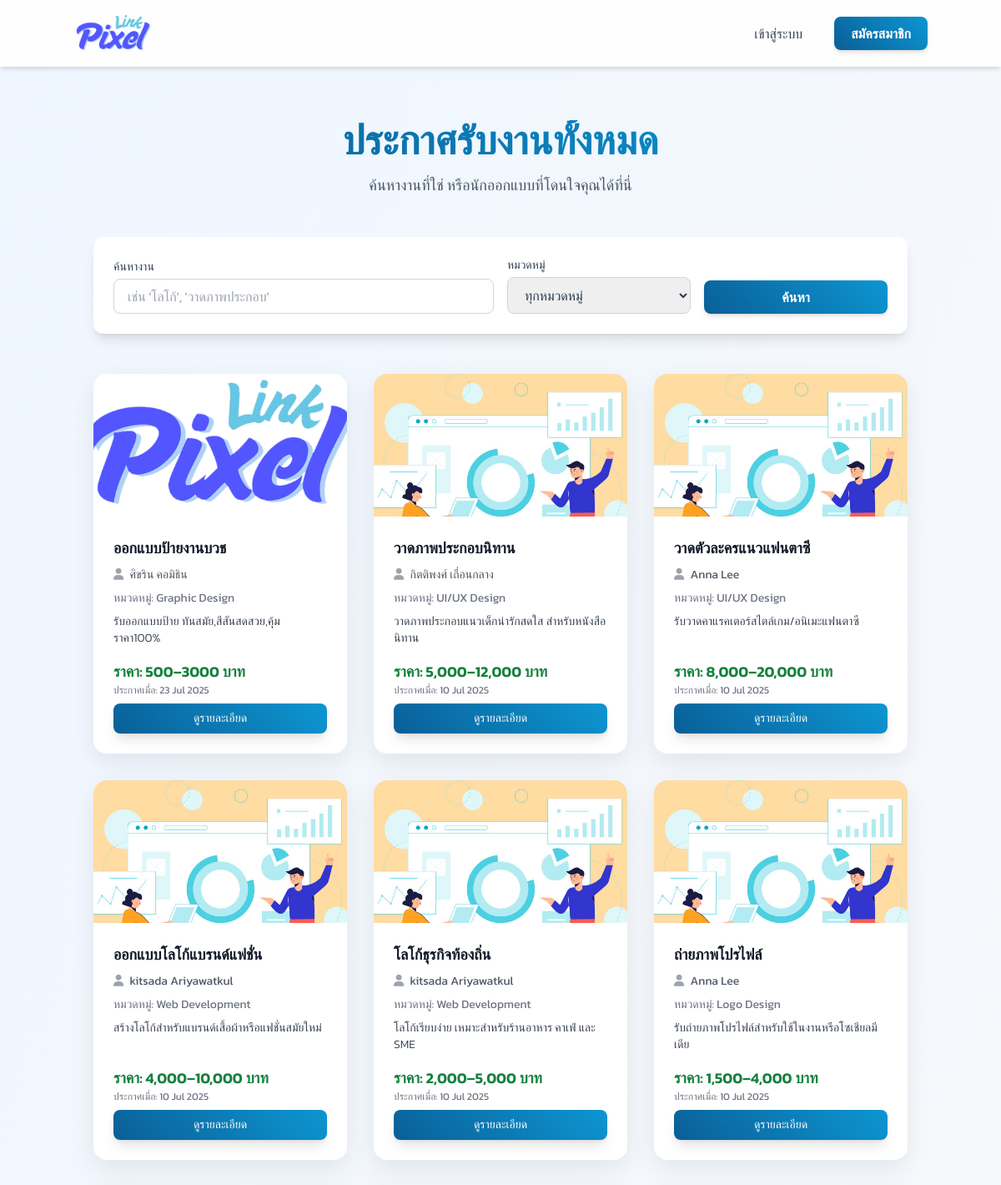
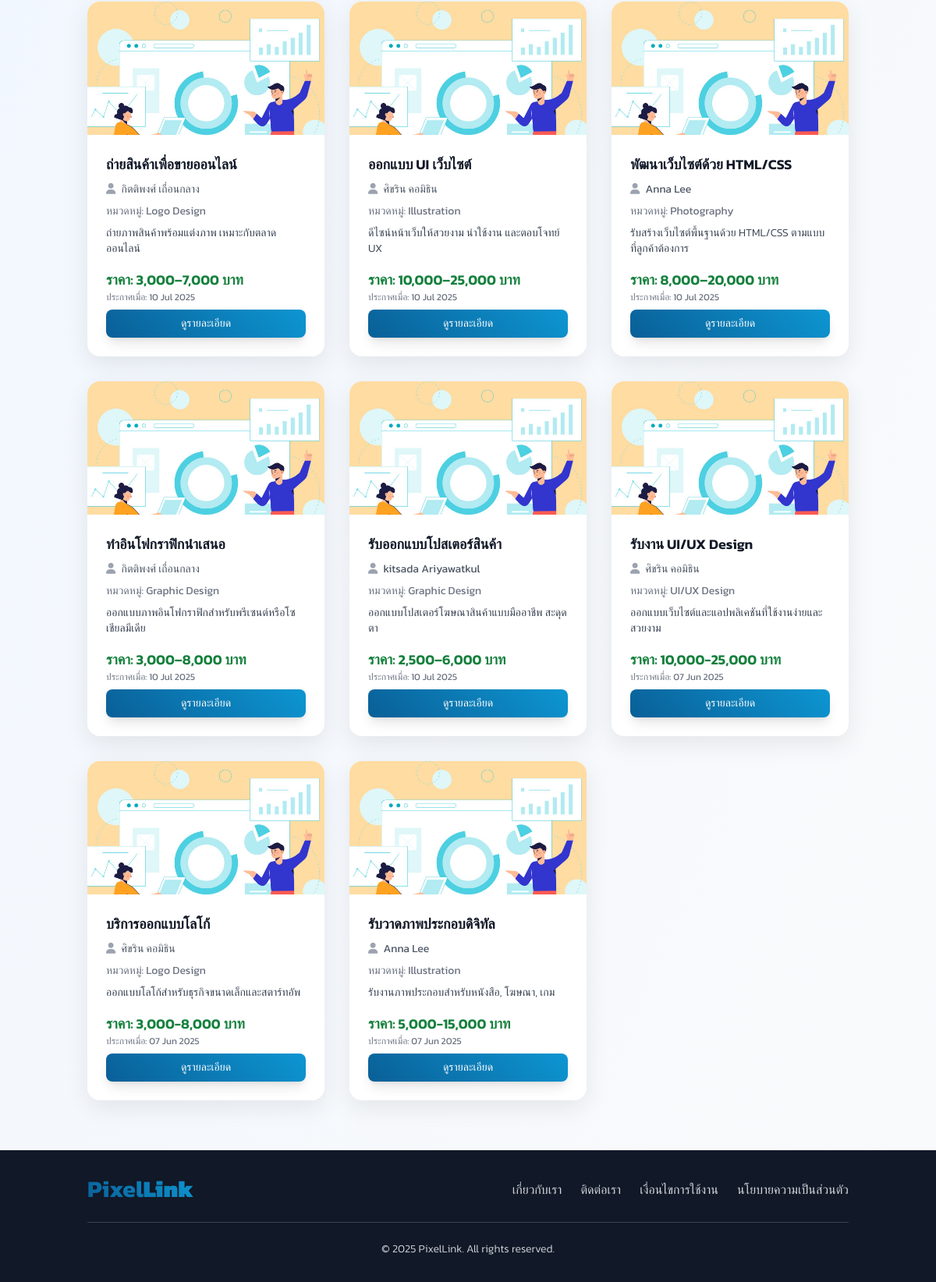
Page /job_listings.php on the committed database (2 pictures, top to bottom).
### tables this page shows
CREATE TABLE `job_postings` (
  `post_id` int(11) NOT NULL,
  `designer_id` int(11) NOT NULL,
  `title` varchar(255) NOT NULL,
  `description` text DEFAULT NULL,
  `category_id` int(11) DEFAULT NULL,
  `price_range` varchar(100) DEFAULT NULL,
  `posted_date` timestamp NOT NULL DEFAULT current_timestamp(),
  `status` enum('active','inactive','completed') DEFAULT 'active',
  `client_id` int(11) NOT NULL,
  `main_image_id` int(11) DEFAULT NULL
);

CREATE TABLE `uploaded_files` (
  `file_id` int(11) NOT NULL,
  `contract_id` int(11) DEFAULT NULL,
  `job_post_id` int(11) DEFAULT NULL,
  `uploader_id` int(11) NOT NULL,
  `file_name` varchar(255) NOT NULL,
  `file_path` varchar(255) NOT NULL,
  `uploaded_at` timestamp NOT NULL DEFAULT current_timestamp(),
  `file_size` int(11) DEFAULT NULL,
  `uploaded_by_user_id` int(11) DEFAULT NULL,
  `file_type` varchar(255) DEFAULT NULL,
  `uploaded_date` datetime DEFAULT NULL
);

CREATE TABLE `users` (
  `user_id` int(11) NOT NULL,
  `username` varchar(50) NOT NULL,
  `password` varchar(255) NOT NULL,
  `email` varchar(100) NOT NULL,
  `first_name` varchar(100) NOT NULL,
  `last_name` varchar(100) NOT NULL,
  `phone_number` varchar(20) NOT NULL,
  `user_type` enum('admin','designer','client') NOT NULL,
  `registration_date` timestamp NOT NULL DEFAULT current_timestamp(),
  `is_approved` tinyint(1) DEFAULT 0,
  `last_activity` datetime DEFAULT NULL,
  `is_active` tinyint(1) DEFAULT 1,
  `last_login` timestamp NULL DEFAULT NULL
);

CREATE TABLE `job_categories` (
  `category_id` int(11) NOT NULL,
  `category_name` varchar(100) NOT NULL
);

### job_listings.php (the view, shortened to what this page needs)
<?php
$servername = "localhost";
$username = "root";
$password = "";
$dbname = "pixellink";
$condb = new mysqli($servername, $username, $password, $dbname);
$condb->set_charset("utf8mb4");
$loggedInUserName = $_SESSION['full_name'] ?? $_SESSION['username'] ?? 'Designer';
$search_keyword = $_GET['search'] ?? '';
$type = $_GET['type'] ?? 'postings';
$jobs = [];
if ($type === 'postings') {
    $page_title = "ประกาศรับงานทั้งหมด";
    $sql = "SELECT
                jp.post_id AS id,
                jp.title,
                jp.description,
                jp.price_range,
                jp.posted_date,
                'posting' AS type,
                u.first_name,
                u.last_name,
                jc.category_name,
                uf.file_path AS job_image_path
            FROM job_postings AS jp
            JOIN users AS u ON jp.designer_id = u.user_id
            LEFT JOIN job_categories AS jc ON jp.category_id = jc.category_id
            LEFT JOIN uploaded_files AS uf ON jp.main_image_id = uf.file_id
            WHERE jp.status = 'active'";
    $sql .= " ORDER BY jp.posted_date DESC";
}
$stmt = $condb->prepare($sql);
if ($stmt) {
    $stmt->execute();
    $result = $stmt->get_result();
    $jobs = $result->fetch_all(MYSQLI_ASSOC);
} else {
    error_log("SQL Error: " . $condb->error);
}
?>
<?php include 'includes/header.php'; ?>
<body class="min-h-screen flex flex-col">
    <nav class="bg-white/90 backdrop-blur-sm p-4 shadow-md sticky top-0 z-50">
        <div class="container mx-auto flex justify-between items-center">
            <a href="index.php"><img src="dist/img/logo.png" alt="PixelLink Logo" class="h-12 transition-transform hover:scale-105"></a>
            <div class="space-x-4 flex items-center">
                <?php if (isset($_SESSION['user_id'])) : ?>
                    <span class="font-medium text-slate-700">สวัสดี, <?= htmlspecialchars($loggedInUserName) ?>!</span>
                    <?php
                        $profile_path = 'designer/view_profile.php';
                        if ($_SESSION['user_type'] === 'client') {
                            $profile_path = 'client/view_profile.php';
                        }
                    ?>
                    <a href="<?= $profile_path ?>?user_id=<?= $_SESSION['user_id']; ?>" class="btn-primary text-white px-5 py-2 rounded-lg font-medium shadow-md">ดูโปรไฟล์</a>
                    <a href="logout.php" class="btn-danger text-white px-5 py-2 rounded-lg font-medium shadow-md">ออกจากระบบ</a>
                <?php else : ?>
                    <a href="login.php" class="px-3 py-1.5 sm:px-5 sm:py-2 rounded-lg font-medium border-2 border-transparent hover:border-blue-300 hover:text-blue-600 transition duration-300 text-gray-700">เข้าสู่ระบบ</a>
                    <a href="register.php" class="btn-primary text-white px-5 py-2 rounded-lg font-semibold shadow-md">สมัครสมาชิก</a>
                <?php endif; ?>
            </div>
        </div>
    </nav>
    <main class="flex-grow">
        <section id="job-listings" class="py-12 md:py-16 bg-gradient-to-br from-blue-50 to-gray-50">
            <div class="container mx-auto px-4 md:px-6">
                <div class="text-center mb-12">
                    <h1 class="text-4xl md:text-5xl font-bold text-gradient"><?= htmlspecialchars($page_title) ?></h1>
                    <p class="mt-4 text-lg text-slate-600">ค้นหางานที่ใช่ หรือนักออกแบบที่โดนใจคุณได้ที่นี่</p>
                </div>
                <form action="job_listings.php" method="GET" class="mb-12 p-6 bg-white rounded-xl shadow-lg">
                    <div class="grid grid-cols-1 md:grid-cols-4 gap-4 items-end">
                        <div class="col-span-1 md:col-span-2">
                            <label for="search-keyword" class="block text-sm font-medium text-slate-700 mb-1">ค้นหางาน</label>
                            <input type="text" name="search" id="search-keyword" value="<?= htmlspecialchars($search_keyword) ?>" placeholder="เช่น 'โลโก้', 'วาดภาพประกอบ'" class="w-full px-4 py-2 border border-slate-300 rounded-lg focus:ring-blue-500 focus:border-blue-500">
                        </div>
                        <div>
                            <label for="filter-category" class="block text-sm font-medium text-slate-700 mb-1">หมวดหมู่</label>
                            <select name="category" id="filter-category" class="w-full px-4 py-2 border border-slate-300 rounded-lg focus:ring-blue-500 focus:border-blue-500">
                                <option value="0">ทุกหมวดหมู่</option>
                            </select>
                        </div>
                        <button type="submit" class="btn-primary text-white px-6 py-2 rounded-lg font-semibold shadow-md w-full">ค้นหา</button>
                    </div>
                </form>
                <?php if (empty($jobs)): ?>
                    <div class="bg-yellow-100 border-l-4 border-yellow-500 text-yellow-700 p-6 rounded-lg text-center mt-12">
                        <p class="font-bold text-xl">ไม่พบผลลัพธ์ที่ตรงกัน</p>
                        <p class="mt-2">กรุณาลองเปลี่ยนคำค้นหาหรือตัวกรองของคุณ</p>
                    </div>
                <?php else: ?>
                    <div class="grid grid-cols-1 sm:grid-cols-2 lg:grid-cols-3 xl:grid-cols-4 gap-8">
                        <?php foreach ($jobs as $job): ?>
                            <div class="card-item flex flex-col">
                                <?php
                                $image_source = 'dist/img/pdpa02.jpg';
                                if (!empty($job['job_image_path'])) {
                                    $correct_path = str_replace('../', '', $job['job_image_path']);
                                    if (file_exists($correct_path)) {
                                        $image_source = htmlspecialchars($correct_path);
                                    }
                                }
                                ?>
                                <a href="job_detail.php?id=<?= $job['id'] ?>&type=<?= $job['type'] ?>">
                                    <img src="<?= $image_source ?>" alt="ภาพประกอบงาน: <?= htmlspecialchars($job['title']) ?>" class="card-image">
                                </a>
                                <div class="p-4 md:p-6 flex-grow flex flex-col justify-between">
                                    <div>
                                        <h3 class="text-lg font-semibold text-gray-900 line-clamp-2"><?= htmlspecialchars($job['title']) ?></h3>
                                        <p class="text-sm text-gray-600 my-2">
                                            <i class="fas fa-user mr-1 text-gray-400"></i>
                                            <?= htmlspecialchars($job['first_name'] . ' ' . $job['last_name']) ?>
                                        </p>
                                        <p class="text-sm text-gray-500 mb-2">หมวดหมู่: <?= htmlspecialchars($job['category_name'] ?? 'ไม่ระบุ') ?></p>
                                        <p class="text-sm text-gray-700 line-clamp-3 font-light"><?= htmlspecialchars($job['description']) ?></p>
                                    </div>
                                    <div class="mt-4">
                                        <p class="text-lg font-semibold text-green-700">ราคา: <?= htmlspecialchars($job['price_range'] ?? 'สอบถาม') ?></p>
                                        <p class="text-xs text-gray-500">ประกาศเมื่อ: <?= date('d M Y', strtotime($job['posted_date'])) ?></p>
                                        <a href="job_detail.php?id=<?= $job['id'] ?>&type=<?= $job['type'] ?>" class="mt-2 inline-block btn-primary text-white px-4 py-2 rounded-lg font-medium text-sm shadow-lg w-full text-center">ดูรายละเอียด</a>
                                    </div>
                                </div>
                            </div>
                        <?php endforeach; ?>
                    </div>
                <?php endif; ?>
            </div>
        </section>
    </main>
<?php include 'includes/footer.php'; ?>

### includes/header.php (shortened to what this page needs)
<!DOCTYPE html>
<html lang="th">
<head>
    <script src="https://cdn.tailwindcss.com"></script>
    <link rel="stylesheet" href="https://cdnjs.cloudflare.com/ajax/libs/font-awesome/6.0.0-beta3/css/all.min.css">
    <link href="https://cdn.jsdelivr.net/npm/sweetalert2@11/dist/sweetalert2.min.css" rel="stylesheet" />
</head>

### includes/footer.php (shortened to what this page needs)
<footer class="bg-gray-900 text-gray-300 py-8 mt-auto">
        <div class="container mx-auto px-4 md:px-6 text-center">
            <div class="flex flex-col md:flex-row justify-between items-center mb-6">
                <a href="/pixellink-assistants-main/index.php" class="text-2xl sm:text-3xl font-bold pixellink-logo-footer mb-4 md:mb-0 transition duration-300 hover:opacity-80">Pixel<b>Link</b></a>
                <div class="flex flex-wrap justify-center space-x-2 md:space-x-6 text-sm md:text-base">
                    <a href="#" class="hover:text-white transition duration-300 mb-2 md:mb-0 font-light">เกี่ยวกับเรา</a>
                    <a href="#" class="hover:text-white transition duration-300 mb-2 md:mb-0 font-light">ติดต่อเรา</a>
                    <a href="#" class="hover:text-white transition duration-300 mb-2 md:mb-0 font-light">เงื่อนไขการใช้งาน</a>
                    <a href="#" class="hover:text-white transition duration-300 mb-2 md:mb-0 font-light">นโยบายความเป็นส่วนตัว</a>
                </div>
            </div>
            <hr class="border-gray-700 my-6">
            <p class="text-xs md:text-sm font-light">&copy; <?php echo date('Y'); ?> PixelLink. All rights reserved.</p>
        </div>
    </footer>
</body>
</html>

### includes/header.php (style rules this page uses)
* { font-family: 'Kanit', sans-serif; font-style: normal; font-weight: 400; }
body { background: linear-gradient(135deg, #f0f4f8 0%, #e8edf3 100%); color: #2c3e50; overflow-x: hidden; }
.btn-primary { background: linear-gradient(45deg, #0a5f97 0%, #0d96d2 100%); color: white; transition: all 0.3s ease; box-shadow: 0 4px 15px rgba(13, 150, 210, 0.3); }
.text-gradient { background: linear-gradient(45deg, #0a5f97, #0d96d2); -webkit-background-clip: text; -webkit-text-fill-color: transparent; }
.pixellink-logo, .pixellink-logo-footer { font-weight: 700; font-size: 2.25rem; background: linear-gradient(45deg, #0a5f97, #0d96d2); -webkit-background-clip: text; -webkit-text-fill-color: transparent; }
.pixellink-logo b, .pixellink-logo-footer b { color: #0d96d2; }
.card-item { background: white; border-radius: 1rem; box-shadow: 0 10px 30px rgba(0, 0, 0, 0.08); transition: all 0.3s ease; display: flex; flex-direction: column; }
.card-image { width: 100%; aspect-ratio: 16/9; object-fit: cover; border-top-left-radius: 1rem; border-top-right-radius: 1rem; }

### rows in the picture
job_postings: uploaded_files.file_path (picture), title "ออกแบบป้ายงานบวช", designer.last_name "ศิขริน คอมิธิน", category.category_name "Graphic Design", description "รับออกแบบป้าย ทันสมัย,สีสันสดสวย,คุ้มราคา100%", price_range "500–3000 บาท", posted_date "23 Jul 2025"
job_postings: title "วาดภาพประกอบนิทาน", designer.last_name "กิตติพงศ์ เถื่อนกลาง", category.category_name "UI/UX Design", description "วาดภาพประกอบแนวเด็กน่ารักสดใส สำหรับหนังสือนิทาน", price_range "5,000–12,000 บาท", posted_date "10 Jul 2025"
job_postings: title "วาดตัวละครแนวแฟนตาซี", designer.last_name "Anna Lee", category.category_name "UI/UX Design", description "รับวาดคาแรคเตอร์สไตล์เกม/อนิเมะแฟนตาซี", price_range "8,000–20,000 บาท", posted_date "10 Jul 2025"
job_postings: title "ออกแบบโลโก้แบรนด์แฟชั่น", designer.last_name "kitsada Ariyawatkul", category.category_name "Web Development", description "สร้างโลโก้สำหรับแบรนด์เสื้อผ้าหรือแฟชั่นสมัยใหม่", price_range "4,000–10,000 บาท", posted_date "10 Jul 2025"
job_postings: title "โลโก้ธุรกิจท้องถิ่น", designer.last_name "kitsada Ariyawatkul", category.category_name "Web Development", description "โลโก้เรียบง่าย เหมาะสำหรับร้านอาหาร คาเฟ่ และ SME", price_range "2,000–5,000 บาท", posted_date "10 Jul 2025"
job_postings: title "ถ่ายภาพโปรไฟล์", designer.last_name "Anna Lee", category.category_name "Logo Design", description "รับถ่ายภาพโปรไฟล์สำหรับใช้ในงานหรือโซเชียลมีเดีย", price_range "1,500–4,000 บาท", posted_date "10 Jul 2025"
job_postings: title "ถ่ายสินค้าเพื่อขายออนไลน์", designer.last_name "กิตติพงศ์ เถื่อนกลาง", category.category_name "Logo Design", description "ถ่ายภาพสินค้าพร้อมแต่งภาพ เหมาะกับตลาดออนไลน์", price_range "3,000–7,000 บาท", posted_date "10 Jul 2025"
job_postings: title "ออกแบบ UI เว็บไซต์", designer.last_name "ศิขริน คอมิธิน", category.category_name "Illustration", description "ดีไซน์หน้าเว็บให้สวยงาม น่าใช้งาน และตอบโจทย์ UX", price_range "10,000–25,000 บาท", posted_date "10 Jul 2025"
job_postings: title "พัฒนาเว็บไซต์ด้วย HTML/CSS", designer.last_name "Anna Lee", category.category_name "Photography", description "รับสร้างเว็บไซต์พื้นฐานด้วย HTML/CSS ตามแบบที่ลูกค้าต้องการ", price_range "8,000–20,000 บาท", posted_date "10 Jul 2025"
job_postings: title "ทำอินโฟกราฟิกนำเสนอ", designer.last_name "กิตติพงศ์ เถื่อนกลาง", category.category_name "Graphic Design", description "ออกแบบภาพอินโฟกราฟิกสำหรับพรีเซนต์หรือโซเชียลมีเดีย", price_range "3,000–8,000 บาท", posted_date "10 Jul 2025"
job_postings: title "รับออกแบบโปสเตอร์สินค้า", designer.last_name "kitsada Ariyawatkul", category.category_name "Graphic Design", description "ออกแบบโปสเตอร์โฆษณาสินค้าแบบมืออาชีพ สะดุดตา", price_range "2,500–6,000 บาท", posted_date "10 Jul 2025"
job_postings: title "รับงาน UI/UX Design", designer.last_name "ศิขริน คอมิธิน", category.category_name "UI/UX Design", description "ออกแบบเว็บไซต์และแอปพลิเคชันที่ใช้งานง่ายและสวยงาม", price_range "10,000-25,000 บาท", posted_date "07 Jun 2025"
job_postings: title "บริการออกแบบโลโก้", designer.last_name "ศิขริน คอมิธิน", category.category_name "Logo Design", description "ออกแบบโลโก้สำหรับธุรกิจขนาดเล็กและสตาร์ทอัพ", price_range "3,000-8,000 บาท", posted_date "07 Jun 2025"
job_postings: title "รับวาดภาพประกอบดิจิทัล", designer.last_name "Anna Lee", category.category_name "Illustration", description "รับงานภาพประกอบสำหรับหนังสือ, โฆษณา, เกม", price_range "5,000-15,000 บาท", posted_date "07 Jun 2025"

### other values in the picture
$page_title "ประกาศรับงานทั้งหมด"
